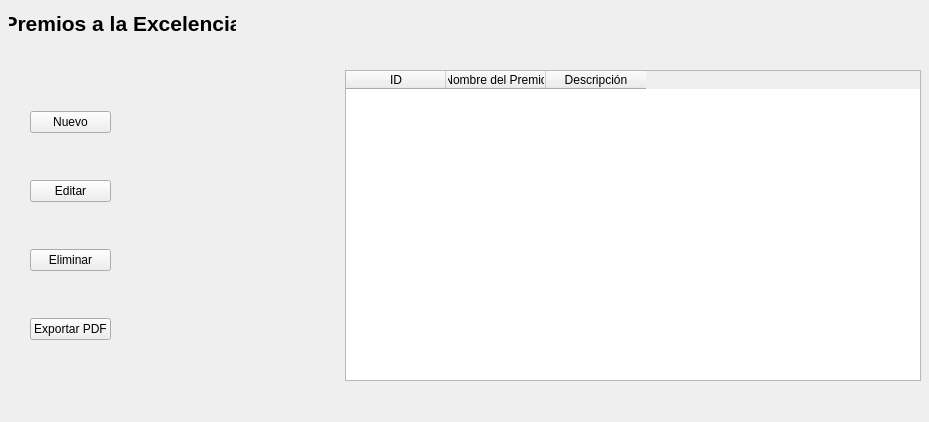
<?xml version="1.0" encoding="UTF-8"?>
<ui version="4.0">
 <class>PremioPage</class>
 <widget class="QWidget" name="PremioPage">
  <property name="geometry">
   <rect>
    <x>0</x>
    <y>0</y>
    <width>929</width>
    <height>422</height>
   </rect>
  </property>
  <property name="windowTitle">
   <string>Gestión de Premios</string>
  </property>
  <widget class="QLabel" name="labelTitulo">
   <property name="geometry">
    <rect>
     <x>9</x>
     <y>9</y>
     <width>227</width>
     <height>28</height>
    </rect>
   </property>
   <property name="font">
    <font>
     <pointsize>16</pointsize>
     <bold>true</bold>
    </font>
   </property>
   <property name="text">
    <string>Premios a la Excelencia</string>
   </property>
   <property name="alignment">
    <set>Qt::AlignmentFlag::AlignCenter</set>
   </property>
  </widget>
  <widget class="QWidget" name="">
   <property name="geometry">
    <rect>
     <x>30</x>
     <y>70</y>
     <width>891</width>
     <height>311</height>
    </rect>
   </property>
   <layout class="QHBoxLayout" name="horizontalLayout">
    <item>
     <layout class="QVBoxLayout" name="verticalLayout">
      <item>
       <widget class="QPushButton" name="btnNuevo">
        <property name="text">
         <string>Nuevo</string>
        </property>
       </widget>
      </item>
      <item>
       <widget class="QPushButton" name="btnEditar">
        <property name="text">
         <string>Editar</string>
        </property>
       </widget>
      </item>
      <item>
       <widget class="QPushButton" name="btnEliminar">
        <property name="text">
         <string>Eliminar</string>
        </property>
       </widget>
      </item>
      <item>
       <widget class="QPushButton" name="btnExportar">
        <property name="text">
         <string>Exportar PDF</string>
        </property>
       </widget>
      </item>
     </layout>
    </item>
    <item>
     <spacer name="verticalSpacer">
      <property name="orientation">
       <enum>Qt::Orientation::Vertical</enum>
      </property>
      <property name="sizeHint" stdset="0">
       <size>
        <width>228</width>
        <height>258</height>
       </size>
      </property>
     </spacer>
    </item>
    <item>
     <widget class="QTableWidget" name="tablePremios">
      <property name="editTriggers">
       <set>QAbstractItemView::EditTrigger::NoEditTriggers</set>
      </property>
      <property name="selectionBehavior">
       <enum>QAbstractItemView::SelectionBehavior::SelectRows</enum>
      </property>
      <column>
       <property name="text">
        <string>ID</string>
       </property>
      </column>
      <column>
       <property name="text">
        <string>Nombre del Premio</string>
       </property>
      </column>
      <column>
       <property name="text">
        <string>Descripción</string>
       </property>
      </column>
     </widget>
    </item>
   </layout>
  </widget>
 </widget>
 <resources/>
 <connections/>
</ui>
